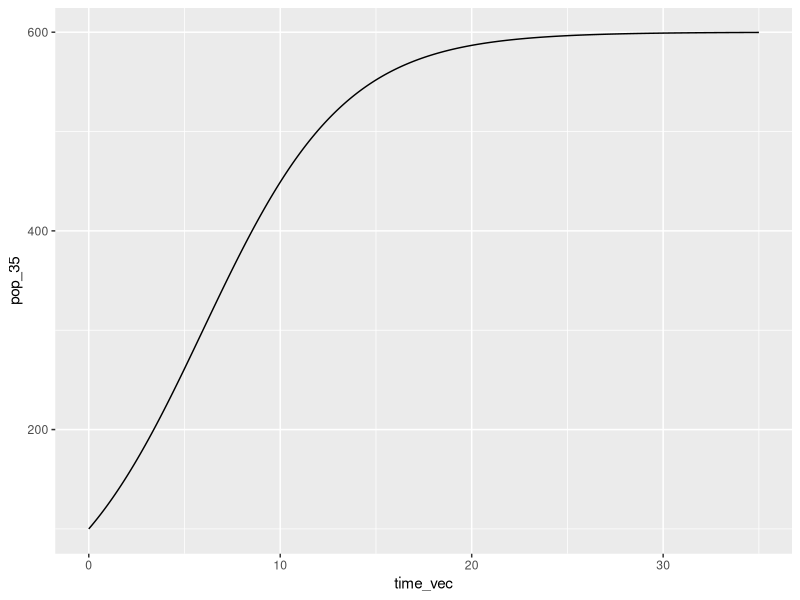
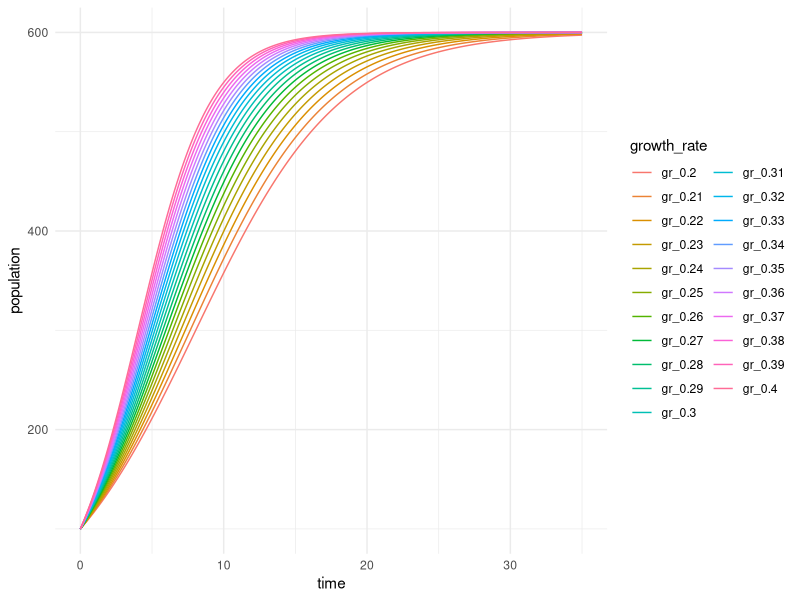

Reproduce these figures in R, in order.
# adds up number of birds and dogs
#defined function
bird_dog_sum <- function(bird, dog){
  pets <- bird + dog
  return(pets) #allows us to use the value pets
}

# use function
total_pets <- bird_dog_sum(bird = 2, dog=5 ) #order is defined in the function arguments place
# storing total pets as a variable

# create a function to double values

times2 <- function(x){
print(2*x)
}

times2(x = 5)

quarter_splits <- c(1, 1.1, 1.2, 1.3, 1.4)
for(i in 1:length(quarter_splits)){
  total <- quarter_splits[i] + quarter_splits[i+1]
  print(total)
}

# write a function with conditionals
animal_age <- function(animal, age){
if(animal == "dog"){
  print(age*7)
}else if(animal == "goat"){
  print(age*4.7)
}
}

animal_age(animal = "goat", age = 15)

# try using for a cow 
animal_age("cow", 8) #does nothing

#write an updated version of animal_age function with warning messages
animal_age_stop<- function(animal, age){
  if(!animal %in% c("dog", "goat")){
    stop("haha that's not a real animal")
  }
  if(is.numeric(age) == FALSE){
    stop("age must be a numeric")
  }
  if(age <= 0 | age >50){
    warning("are you sure about this age?")
  }
  if(animal == "dog"){
    print(age*7)
  }else if(animal == "goat"){
    print(age*4.7)
  }
}

animal_age_stop("dog", -1)


#all data frames in the function are called df _> argument df
df_means <- function(df){
for(i in 1:ncol(df)){
if(is.numeric(df[[i]])){
column_name <- colnames(df[i]) # filter by column name
col_mean <- mean(df[[i]]) # pull out the mean of that column
print(paste("The mean value of", column_name, "is", col_mean))
}
}
}

df_means(df = palmerpenguins::penguins)


# logistic growth model

logistic_growth <- function(N0, K, r, t){
  Nt <- K /(1+((K-N0)/N0)*exp(-r*t))
  print(Nt)
}

logistic_growth(N0= 100, K= 6000, r = 0.27, t = 40)


#working on example just dealing with time
time_vec <- seq(from= 0 , to = 35, by = 0.1)

# apply logisitic growth function to vector

pop_35 <- logistic_growth(N0=100, K= 600, r = 0.27, t = time_vec)

pop_time_35 <- data.frame(time_vec, pop_35)

library(tidyverse)
ggplot(pop_time_35, aes(x = time_vec, y = pop_35)) +
  geom_line(size=0.5)

# alternatively with an internal foreloop
#pre-allocate storage for output vector

pop_35_vec <- vector(mode = "numeric", length = length(time_vec))
 #for loop for stepping through time steps

for(i in seq_along(time_vec)){
population <- logistic_growth(N0=100, K= 600, r = 0.27, t = time_vec[i])
pop_35_vec[i] <- population
}

# now, building to estimating across growth rates
r_seq <- seq(from = 0.2, to = 0.4, by = 0.01)

# creating a matrix to store output r by time vecs
out_matrix <- matrix(nrow = length(time_vec), ncol = length(r_seq))

for(j in seq_along(r_seq)){
for(i in seq_along(time_vec)){
  population <- logistic_growth(N0=100, K= 600, r = r_seq[j], t = time_vec[i])
  out_matrix[i, j] <- population
out_matrix[i, j] <- population
}
}

# adding time as a variable
out_df <- data.frame(out_matrix, time = time_vec)

# update column names for growth rates
colnames(out_df) <- c(paste0("gr_", r_seq), "time")

# that was ugly! lets clean that up by converting it to long form data
out_df_long <- out_df |> pivot_longer(cols = -time,
                                      names_to = "growth_rate", 
                                      values_to = "population")

# plot it!
ggplot(data = out_df_long, aes(x = time, y = population))+
  geom_line(aes(color = growth_rate))+
  theme_minimal()

